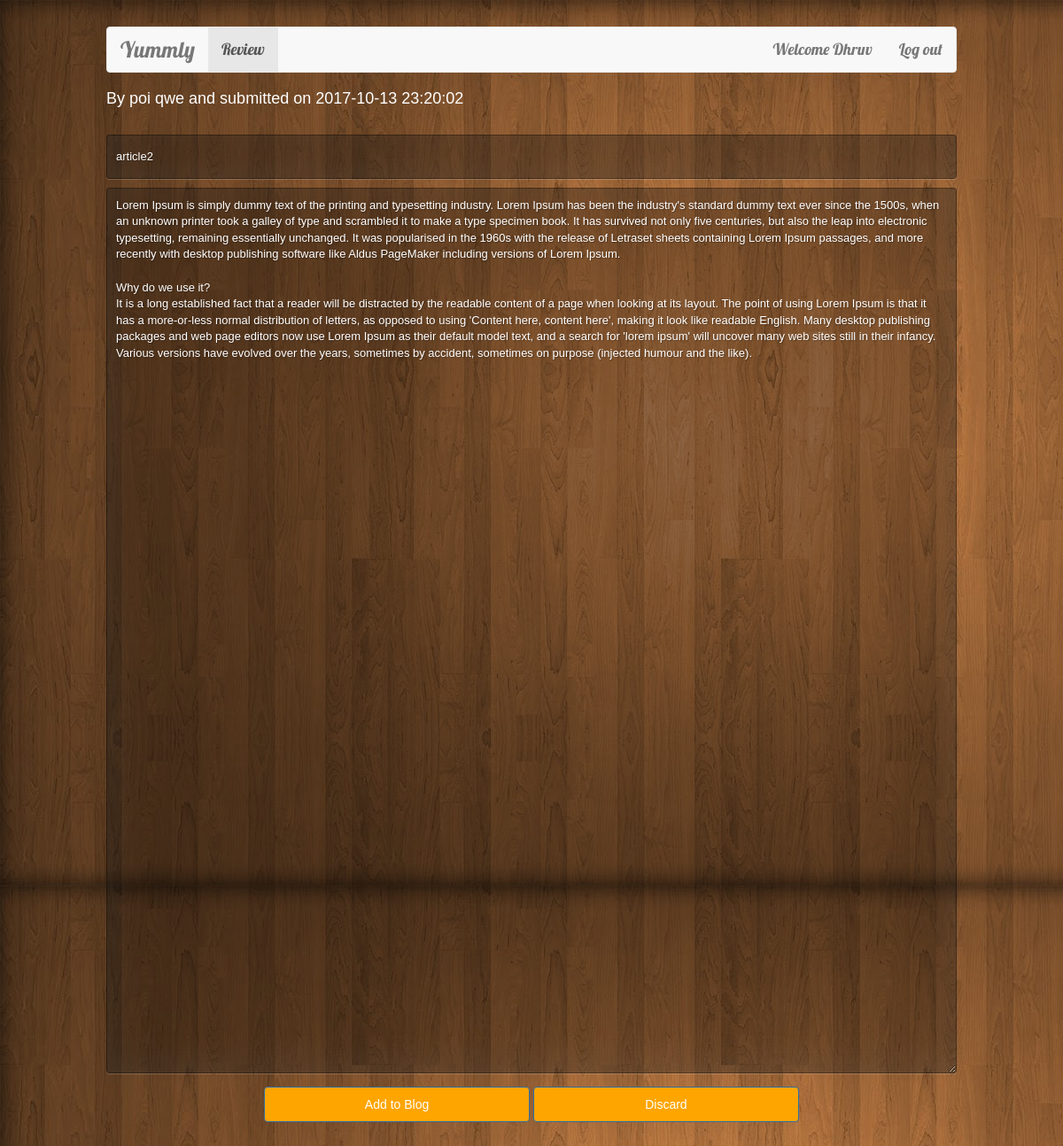
/review.php (signed in), run on the app's committed database.
### tables this page shows
CREATE TABLE `tempblogs` (
  `id` int(10) UNSIGNED NOT NULL,
  `title` varchar(255) DEFAULT NULL,
  `body` text,
  `author_first` varchar(50) DEFAULT NULL,
  `author_last` varchar(50) DEFAULT NULL,
  `created` datetime DEFAULT NULL
);

### review.php (the view, shortened to what this page needs)
<?php
  include_once 'include/db.php';
?>
<!DOCTYPE html>
<html lang="en">
<head>
    <link rel="stylesheet" href="http://maxcdn.bootstrapcdn.com/bootstrap/3.3.4/css/bootstrap.min.css">
        <link rel="stylesheet" type="text/css" href="css/contribute.css">
</head>
    <body>
    <nav class="navbar navbar-default title">
        <div class="container-fluid">
            <div class="navbar-header">
                <a href="#" class="navbar-brand brand">Yummly</a>
            </div>
            <div>
                <ul class="nav navbar-nav">
                     <li class = "active"><a href="#">Review</a></li>
                </ul>
                <ul class="nav navbar-nav navbar-right">
                  <?php
                      echo '<li><a href="#">Welcome '.$_SESSION['u_first'].'</a></li>';
                      echo '<li><a href="include/logout.php">Log out</a></li>';
                  ?>
              </ul>
            </div>
        </div>
    </nav>
    <?php
      $sql="SELECT * FROM tempblogs limit 1";
      $result = mysqli_query($conn,$sql);
      $row = mysqli_fetch_array($result);
      $resultCheck = mysqli_num_rows($result);
      if ($resultCheck == 0)
      {
        echo '<h3 style="color: white;">No more blogs to review.</h3>';
      }
      else
      {
        echo '<h4  style="color: white;">By '.$row['author_first'].' '.$row['author_last'].' and submitted on '.$row['created'].'</h4>';
        echo '<br>';
        echo '<form name="review" action="include/review.php" method="POST" >
        <input type="text" name="title" size="100" value="'.$row['title'].'">
        <textarea name="content" id="content">'.$row['body'].'</textarea>
        <div id="container">
        <button type="submit" name="add" class="btn btn-primary btn-large">Add to Blog</button>
        <button type="submit" name="del" class="btn btn-primary btn-large">Discard</button>
        </div>
      </form>';
    }
    ?>
  </body>
  </html>

### css/contribute.css (style rules this page uses)
.title { font-family: Lobster,Monospace; font-size: 18px; }
.brand { font-size: 25px; }
body { width: 80%; margin: 30px auto; font-family: sans-serif; background-image: url("../images/back2.jpg");; }
input { width: 100%; margin-bottom: 10px; background: rgba(0,0,0,0.3); border: none; outline: none; height: 50px; padding: 10px; font-size: 13px; color: #fff; text-shadow: 1px 1px 1px rgba(0,0,0,0.3); border: 1px solid rgba(0,0,0,0.3); border-radius: 4px; box-shadow: inset 0 -5px 45px rgba(100,100,100,0.2), 0 1px 1px rgba(255,255,255,0.2); -webkit-transition: box-shadow .5s ease; -moz-transition: box-shadow .5s ease; -o-transition: box-shadow .5s ease; -ms-transition: box-shadow .5s ease; transition: box-shadow .5s ease; }
textarea { width: 100%; margin-bottom: 10px; background: rgba(0,0,0,0.3); border: none; outline: none; height: 1000px; padding: 10px; font-size: 13px; color: #fff; text-shadow: 1px 1px 1px rgba(0,0,0,0.3); border: 1px solid rgba(0,0,0,0.3); border-radius: 4px; box-shadow: inset 0 -5px 45px rgba(100,100,100,0.2), 0 1px 1px rgba(255,255,255,0.2); -webkit-transition: box-shadow .5s ease; -moz-transition: box-shadow .5s ease; -o-transition: box-shadow .5s ease; -ms-transition: box-shadow .5s ease; transition: box-shadow .5s ease; }
.btn { background-color: orange; }

### review.php (style rules this page uses)
.btn { width: 300px; height: 40px; }
#container { text-align: center; }

### data on the page
tempblogs: author_first "poi", author_last "qwe", created "2017-10-13 23:20:02", title "article2", content "Lorem Ipsum is simply dummy text of the printing and typesetting industry. Lorem Ipsum has been the industry's standard dummy text ever since the 1500s, when an unknown printer took a galley of type and scrambled it to make a type specimen book. It has survived not only five centuries, but also the leap into electronic typesetting, remaining essentially unchanged. It was popularised in the 1960s with the release of Letraset sheets containing Lorem Ipsum passages, and more recently with desktop publishing software like Aldus PageMaker including versions of Lorem Ipsum. Why do we use it? It is a long established fact that a reader will be distracted by the readable content of a page when…"

### other printed values
$_SESSION['u_first'] "Dhruv"
